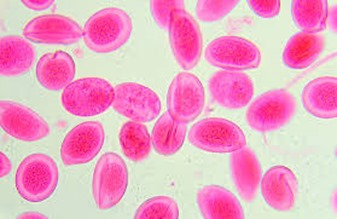
#> input picture citraB.jpg, 337 x 219 px
$ python 4_OtsuThresholding.py
#> lines starting #> are read from the running program, lines starting #| are printed output that depends on the picture; after the words box and inside, x2 and y2 are one past the last pixel; in counts of white or black regions, pixels touching at a corner belong together
import cv2
import matplotlib
import numpy as np
from matplotlib import pyplot as plt

# Baca citra dalam mode grayscale
image = cv2.imread('citraB.jpg', 0)  # Mode 0 untuk citra grayscale
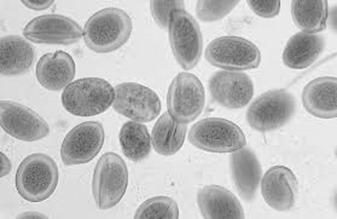
#> image: shape (219, 337); min 75, max 251, mean 190.4

# Menggunakan Otsu's Thresholding
_, binary_image = cv2.threshold(
    image, 0, 255, cv2.THRESH_BINARY + cv2.THRESH_OTSU)
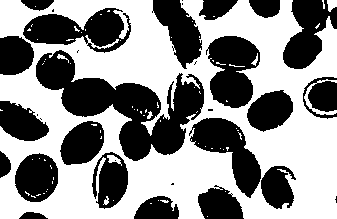
#> binary_image: shape (219, 337); 55.3% white; 32 black regions (11 under 20 px), largest, box (x1, y1, x2, y2) and area: (36, 50, 204, 161) 7413, (23, 8, 131, 53) 2738, (206, 36, 260, 108) 2668

# Tampilkan citra asli dan citra hasil thresholding
cv2.imshow('Greyscale Image', image)
cv2.imshow('Otsu Thresholding', binary_image)
cv2.waitKey(0)
cv2.destroyAllWindows()

$ run again, with Nomor1.jpg copied over citraB.jpg
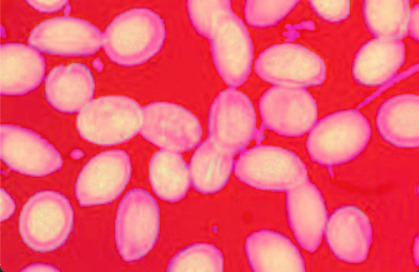
#> input picture Nomor1.jpg, 419 x 272 px
#> `image = cv2.imread('citraB.jpg', 0)`:
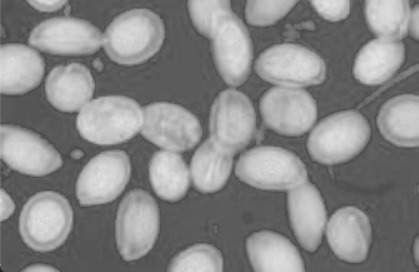
#> image: shape (272, 419); min 31, max 227, mean 135.3
#> `_, binary_image = cv2.threshold( image, 0, 255, cv2.THRESH_BINARY + cv..`:
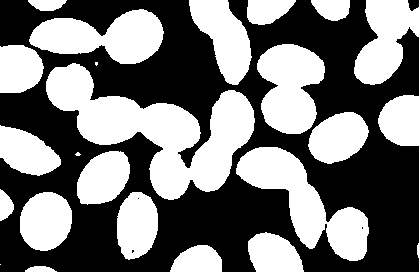
#> binary_image: shape (272, 419); 46.5% white; 24 white regions (3 under 20 px), largest, box (x1, y1, x2, y2) and area: (46, 63, 255, 200) 11896, (236, 147, 369, 261) 5909, (29, 9, 164, 64) 4548
